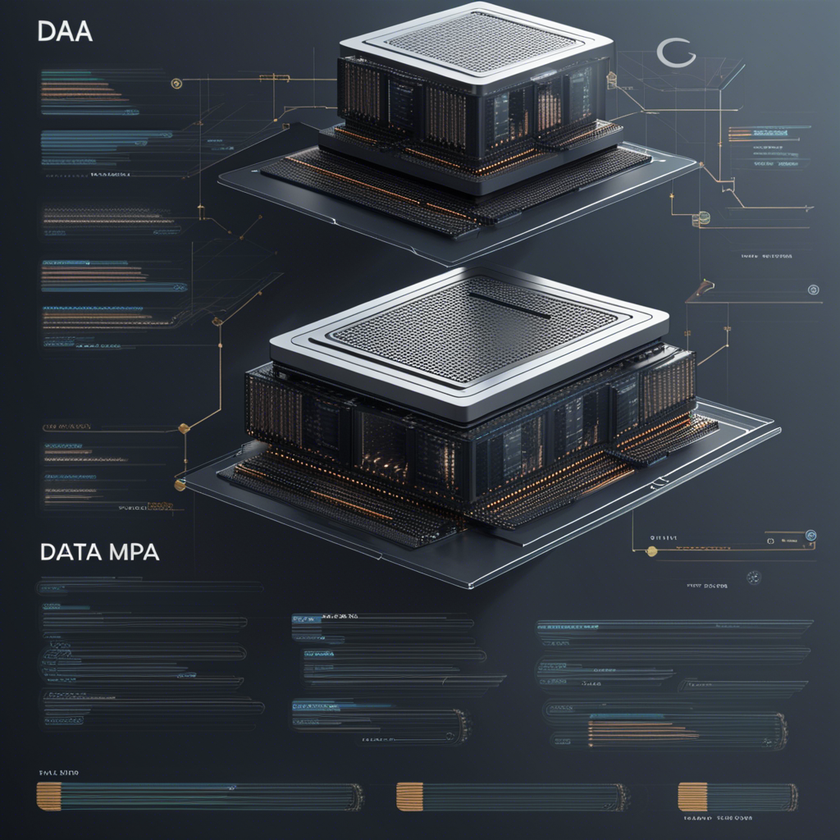
#> input picture img/数据中台.png, 840 x 840 px, shrunk from 1024 x 1024 before the run, found by its file name
$ python opencv-region.py
#> lines starting #> are read from the running program, lines starting #| are printed output that depends on the picture; after the words box and inside, x2 and y2 are one past the last pixel; in counts of white or black regions, pixels touching at a corner belong together
import cv2 as cv
import numpy

img = cv.imread("./img/数据中台.png", flags=cv.IMREAD_GRAYSCALE)
#> img: shape (840, 840); min 0, max 255, mean 57.9

# 使用切片操作将img变量中的图像数据按照[100:300, 100:300]的范围进行切片
# 即从第100行到第300行，第100列到第300列的区域
# 最后，使用cv.imshow()函数将切片后的图像数据显示出来。
# roi = img[100:300, 100:300]
# 将图像数据显示出来，第一个参数是窗口的名称，第二个参数是要显示的图像数据
# cv.imshow("img", roi)


# cover = numpy.ones((873, 1003, 3), numpy.uint8) * 50
# result = cv.add(img, cover)

thresh, results = cv.threshold(img, 180, 255, cv.THRESH_BINARY)
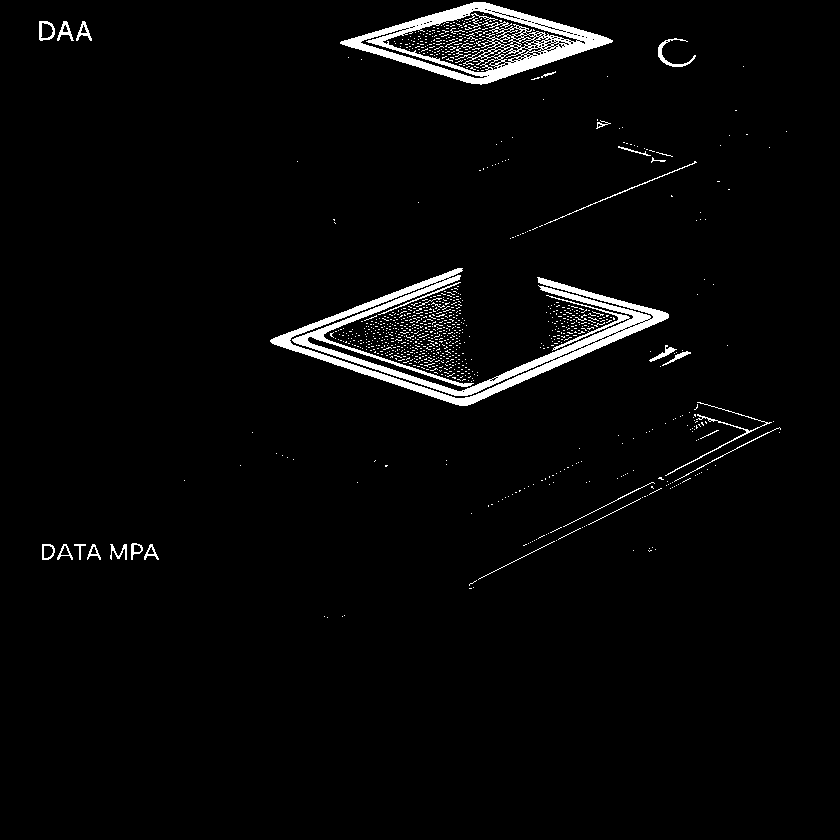
#> results: shape (840, 840); 3% white; 1033 white regions (999 under 20 px), largest, box (x1, y1, x2, y2) and area: (270, 268, 669, 406) 9314, (340, 2, 613, 85) 6505, (665, 402, 772, 476) 345

cv.imshow("img", img)


cv.waitKey(0)
cv.destroyAllWindows()
